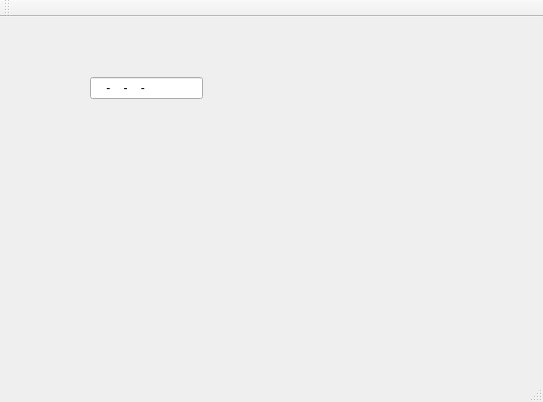
<?xml version="1.0" encoding="UTF-8"?>
<ui version="4.0">
 <class>MainWindow</class>
 <widget class="QMainWindow" name="MainWindow">
  <property name="geometry">
   <rect>
    <x>0</x>
    <y>0</y>
    <width>543</width>
    <height>402</height>
   </rect>
  </property>
  <property name="windowTitle">
   <string>MainWindow</string>
  </property>
  <widget class="QWidget" name="centralWidget">
   <widget class="QLineEdit" name="lineEdit">
    <property name="geometry">
     <rect>
      <x>90</x>
      <y>60</y>
      <width>113</width>
      <height>22</height>
     </rect>
    </property>
    <property name="inputMask">
     <string>9999-9999-9999-9999; </string>
    </property>
   </widget>
  </widget>
  <widget class="QMenuBar" name="menuBar">
   <property name="geometry">
    <rect>
     <x>0</x>
     <y>0</y>
     <width>543</width>
     <height>22</height>
    </rect>
   </property>
  </widget>
  <widget class="QToolBar" name="mainToolBar">
   <attribute name="toolBarArea">
    <enum>TopToolBarArea</enum>
   </attribute>
   <attribute name="toolBarBreak">
    <bool>false</bool>
   </attribute>
  </widget>
  <widget class="QStatusBar" name="statusBar"/>
 </widget>
 <layoutdefault spacing="6" margin="11"/>
 <resources/>
 <connections/>
</ui>
